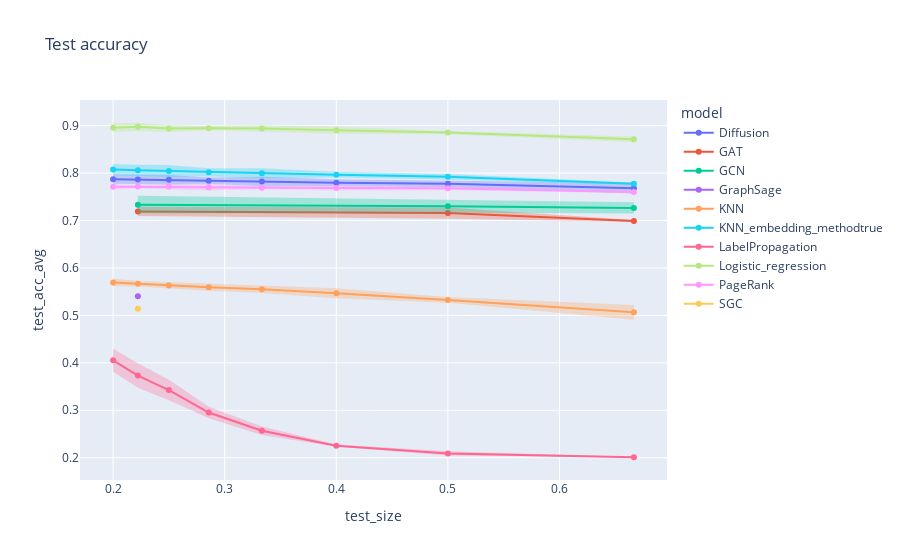

Notebook code for this chart:
### Markdown cell above
`Wikivitals-fr`

### Code cell
# Compute average and standard deviation according to values of k
grouped = df_tot.groupby(['dataset', 'model', 'k', 'train_size', 'test_size'])[['train_acc', 'test_acc']].agg({'train_acc': ['mean', 'std'], 'test_acc': ['mean', 'std']}).reset_index()
grouped.columns = ['dataset', 'model', 'k', 'train_size', 'test_size', 'train_acc_avg', 'train_acc_std', 'test_acc_avg', 'test_acc_std', ]
grouped

# Test split
for error_y_mode in {'band'}:
    fig = line(
        data_frame = grouped[grouped['dataset']=='wikivitals-fr'],
        x = 'test_size',
        y = 'test_acc_avg',
        error_y = 'test_acc_std',
        error_y_mode = error_y_mode,
        color = 'model',
        title = f'Test accuracy',
        markers = '.',
    )
    fig.show()

### Figure 1 — Plotly figure (JSON) as saved in the notebook; plotly's stock layout.template omitted (floating-point values rounded to 4 significant figures)
{"data": [{"fill": "toself", "fillcolor": "rgba(99,110,250,.3)", "hoverinfo": "skip", "legendgroup": "Diffusion", "line": {"color": "rgba(255,255,255,0)"}, "showlegend": false, "type": "scatter", "x": [0.6667, 0.5, 0.4, 0.3333, 0.2857, 0.25, 0.2222, 0.2, 0.2, 0.2222, 0.25, 0.2857, 0.3333, 0.4, 0.5, 0.6667], "xaxis": "x", "y": [0.7789, 0.7841, 0.7868, 0.7922, 0.7905, 0.7961, 0.7961, 0.7968, 0.7774, 0.7766, 0.7759, 0.7774, 0.7722, 0.7724, 0.7707, 0.7567], "yaxis": "y"}, {"hovertemplate": "model=Diffusion<br>test_size=%{x}<br>test_acc_avg=%{y}<extra></extra>", "legendgroup": "Diffusion", "line": {"color": "#636efa", "dash": "solid"}, "marker": {"symbol": "circle"}, "mode": "markers+lines", "name": "Diffusion", "orientation": "v", "showlegend": true, "type": "scatter", "x": [0.6667, 0.5, 0.4, 0.3333, 0.2857, 0.25, 0.2222, 0.2], "xaxis": "x", "y": [0.7678, 0.7774, 0.7796, 0.7822, 0.784, 0.786, 0.7864, 0.7871], "yaxis": "y"}, {"fill": "toself", "fillcolor": "rgba(239,85,59,.3)", "hoverinfo": "skip", "legendgroup": "GAT", "line": {"color": "rgba(255,255,255,0)"}, "showlegend": false, "type": "scatter", "x": [0.6667, 0.5, 0.2222, 0.2222, 0.5, 0.6667], "xaxis": "x", "y": [0.7011, 0.7276, 0.7289, 0.7094, 0.7036, 0.6973], "yaxis": "y"}, {"hovertemplate": "model=GAT<br>test_size=%{x}<br>test_acc_avg=%{y}<extra></extra>", "legendgroup": "GAT", "line": {"color": "#EF553B", "dash": "solid"}, "marker": {"symbol": "circle"}, "mode": "markers+lines", "name": "GAT", "orientation": "v", "showlegend": true, "type": "scatter", "x": [0.6667, 0.5, 0.2222], "xaxis": "x", "y": [0.6992, 0.7156, 0.7192], "yaxis": "y"}, {"fill": "toself", "fillcolor": "rgba(0,204,150,.3)", "hoverinfo": "skip", "legendgroup": "GCN", "line": {"color": "rgba(255,255,255,0)"}, "showlegend": false, "type": "scatter", "x": [0.6667, 0.5, 0.2222, 0.2222, 0.5, 0.6667], "xaxis": "x", "y": [0.7384, 0.7433, 0.7519, 0.7147, 0.7164, 0.7148], "yaxis": "y"}, {"hovertemplate": "model=GCN<br>test_size=%{x}<br>test_acc_avg=%{y}<extra></extra>", "legendgroup": "GCN", "line": {"color": "#00cc96", "dash": "solid"}, "marker": {"symbol": "circle"}, "mode": "markers+lines", "name": "GCN", "orientation": "v", "showlegend": true, "type": "scatter", "x": [0.6667, 0.5, 0.2222], "xaxis": "x", "y": [0.7266, 0.7299, 0.7333], "yaxis": "y"}, {"fill": "toself", "fillcolor": "rgba(171,99,250,.3)", "hoverinfo": "skip", "legendgroup": "GraphSage", "line": {"color": "rgba(255,255,255,0)"}, "showlegend": false, "type": "scatter", "x": [0.2222, 0.2222], "xaxis": "x", "y": [0.5849, 0.4953], "yaxis": "y"}, {"hovertemplate": "model=GraphSage<br>test_size=%{x}<br>test_acc_avg=%{y}<extra></extra>", "legendgroup": "GraphSage", "line": {"color": "#ab63fa", "dash": "solid"}, "marker": {"symbol": "circle"}, "mode": "markers+lines", "name": "GraphSage", "orientation": "v", "showlegend": true, "type": "scatter", "x": [0.2222], "xaxis": "x", "y": [0.5401], "yaxis": "y"}, {"fill": "toself", "fillcolor": "rgba(255,161,90,.3)", "hoverinfo": "skip", "legendgroup": "KNN", "line": {"color": "rgba(255,255,255,0)"}, "showlegend": false, "type": "scatter", "x": [0.6667, 0.5, 0.4, 0.3333, 0.2857, 0.25, 0.2222, 0.2, 0.2, 0.2222, 0.25, 0.2857, 0.3333, 0.4, 0.5, 0.6667], "xaxis": "x", "y": [0.5219, 0.5386, 0.5573, 0.5631, 0.5662, 0.5693, 0.5724, 0.5776, 0.5613, 0.5609, 0.5568, 0.5522, 0.5473, 0.536, 0.5266, 0.4909], "yaxis": "y"}, {"hovertemplate": "model=KNN<br>test_size=%{x}<br>test_acc_avg=%{y}<extra></extra>", "legendgroup": "KNN", "line": {"color": "#FFA15A", "dash": "solid"}, "marker": {"symbol": "circle"}, "mode": "markers+lines", "name": "KNN", "orientation": "v", "showlegend": true, "type": "scatter", "x": [0.6667, 0.5, 0.4, 0.3333, 0.2857, 0.25, 0.2222, 0.2], "xaxis": "x", "y": [0.5064, 0.5326, 0.5466, 0.5552, 0.5592, 0.563, 0.5667, 0.5694], "yaxis": "y"}, {"fill": "toself", "fillcolor": "rgba(25,211,243,.3)", "hoverinfo": "skip", "legendgroup": "KNN_embedding_methodtrue", "line": {"color": "rgba(255,255,255,0)"}, "showlegend": false, "type": "scatter", "x": [0.6667, 0.5, 0.4, 0.3333, 0.2857, 0.25, 0.2222, 0.2, 0.2, 0.2222, 0.25, 0.2857, 0.3333, 0.4, 0.5, 0.6667], "xaxis": "x", "y": [0.78, 0.7978, 0.8025, 0.8102, 0.8103, 0.8171, 0.8175, 0.8193, 0.7954, 0.794, 0.7917, 0.7928, 0.7888, 0.7907, 0.7864, 0.7753], "yaxis": "y"}, {"hovertemplate": "model=KNN_embedding_methodtrue<br>test_size=%{x}<br>test_acc_avg=%{y}<extra></extra>", "legendgroup": "KNN_embedding_methodtrue", "line": {"color": "#19d3f3", "dash": "solid"}, "marker": {"symbol": "circle"}, "mode": "markers+lines", "name": "KNN_embedding_methodtrue", "orientation": "v", "showlegend": true, "type": "scatter", "x": [0.6667, 0.5, 0.4, 0.3333, 0.2857, 0.25, 0.2222, 0.2], "xaxis": "x", "y": [0.7777, 0.7921, 0.7966, 0.7995, 0.8016, 0.8044, 0.8057, 0.8073], "yaxis": "y"}, {"fill": "toself", "fillcolor": "rgba(255,102,146,.3)", "hoverinfo": "skip", "legendgroup": "LabelPropagation", "line": {"color": "rgba(255,255,255,0)"}, "showlegend": false, "type": "scatter", "x": [0.6667, 0.5, 0.4, 0.3333, 0.2857, 0.25, 0.2222, 0.2, 0.2, 0.2222, 0.25, 0.2857, 0.3333, 0.4, 0.5, 0.6667], "xaxis": "x", "y": [0.2013, 0.2137, 0.2277, 0.266, 0.3073, 0.3641, 0.3989, 0.4295, 0.3811, 0.3473, 0.3213, 0.2832, 0.2478, 0.2229, 0.2045, 0.201], "yaxis": "y"}, {"hovertemplate": "model=LabelPropagation<br>test_size=%{x}<br>test_acc_avg=%{y}<extra></extra>", "legendgroup": "LabelPropagation", "line": {"color": "#FF6692", "dash": "solid"}, "marker": {"symbol": "circle"}, "mode": "markers+lines", "name": "LabelPropagation", "orientation": "v", "showlegend": true, "type": "scatter", "x": [0.6667, 0.5, 0.4, 0.3333, 0.2857, 0.25, 0.2222, 0.2], "xaxis": "x", "y": [0.2012, 0.2091, 0.2253, 0.2569, 0.2953, 0.3427, 0.3731, 0.4053], "yaxis": "y"}, {"fill": "toself", "fillcolor": "rgba(182,232,128,.3)", "hoverinfo": "skip", "legendgroup": "Logistic_regression", "line": {"color": "rgba(255,255,255,0)"}, "showlegend": false, "type": "scatter", "x": [0.6667, 0.5, 0.4, 0.3333, 0.2857, 0.25, 0.2222, 0.2, 0.2, 0.2222, 0.25, 0.2857, 0.3333, 0.4, 0.5, 0.6667], "xaxis": "x", "y": [0.8771, 0.8889, 0.8983, 0.9011, 0.8997, 0.9011, 0.9061, 0.9048, 0.8868, 0.8887, 0.8867, 0.8897, 0.8873, 0.8827, 0.8818, 0.8651], "yaxis": "y"}, {"hovertemplate": "model=Logistic_regression<br>test_size=%{x}<br>test_acc_avg=%{y}<extra></extra>", "legendgroup": "Logistic_regression", "line": {"color": "#B6E880", "dash": "solid"}, "marker": {"symbol": "circle"}, "mode": "markers+lines", "name": "Logistic_regression", "orientation": "v", "showlegend": true, "type": "scatter", "x": [0.6667, 0.5, 0.4, 0.3333, 0.2857, 0.25, 0.2222, 0.2], "xaxis": "x", "y": [0.8711, 0.8854, 0.8905, 0.8942, 0.8947, 0.8939, 0.8974, 0.8958], "yaxis": "y"}, {"fill": "toself", "fillcolor": "rgba(255,151,255,.3)", "hoverinfo": "skip", "legendgroup": "PageRank", "line": {"color": "rgba(255,255,255,0)"}, "showlegend": false, "type": "scatter", "x": [0.6667, 0.5, 0.4, 0.3333, 0.2857, 0.25, 0.2222, 0.2, 0.2, 0.2222, 0.25, 0.2857, 0.3333, 0.4, 0.5, 0.6667], "xaxis": "x", "y": [0.7623, 0.7719, 0.7738, 0.7729, 0.7772, 0.7774, 0.7756, 0.7769, 0.7656, 0.7681, 0.7655, 0.7632, 0.7655, 0.7634, 0.7636, 0.7575], "yaxis": "y"}, {"hovertemplate": "model=PageRank<br>test_size=%{x}<br>test_acc_avg=%{y}<extra></extra>", "legendgroup": "PageRank", "line": {"color": "#FF97FF", "dash": "solid"}, "marker": {"symbol": "circle"}, "mode": "markers+lines", "name": "PageRank", "orientation": "v", "showlegend": true, "type": "scatter", "x": [0.6667, 0.5, 0.4, 0.3333, 0.2857, 0.25, 0.2222, 0.2], "xaxis": "x", "y": [0.7599, 0.7678, 0.7686, 0.7692, 0.7702, 0.7714, 0.7718, 0.7712], "yaxis": "y"}, {"fill": "toself", "fillcolor": "rgba(254,203,82,.3)", "hoverinfo": "skip", "legendgroup": "SGC", "line": {"color": "rgba(255,255,255,0)"}, "showlegend": false, "type": "scatter", "x": [0.2222, 0.2222], "xaxis": "x", "y": [0.5536, 0.4742], "yaxis": "y"}, {"hovertemplate": "model=SGC<br>test_size=%{x}<br>test_acc_avg=%{y}<extra></extra>", "legendgroup": "SGC", "line": {"color": "#FECB52", "dash": "solid"}, "marker": {"symbol": "circle"}, "mode": "markers+lines", "name": "SGC", "orientation": "v", "showlegend": true, "type": "scatter", "x": [0.2222], "xaxis": "x", "y": [0.5139], "yaxis": "y"}], "layout": {"legend": {"title": {"text": "model"}, "tracegroupgap": 0}, "title": {"text": "Test accuracy"}, "xaxis": {"anchor": "y", "domain": [0, 1], "title": {"text": "test_size"}}, "yaxis": {"anchor": "x", "domain": [0, 1], "title": {"text": "test_acc_avg"}}}}
